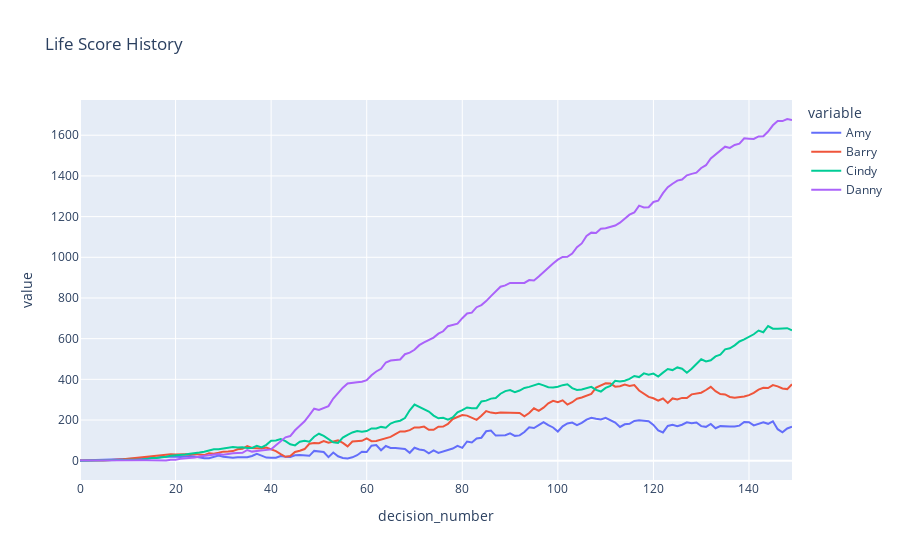

Notebook code for this chart:
### Code cell
import numpy as np
import pandas as pd
import plotly.express as px


class Person:
    def __init__(self, name: str, foresight: int):
        self.name = name
        self.current_life_score = 0
        self.foresight = foresight

    def initialise_credit_bank(self, n_credits: int, delay: int):
        self.credit_bank = {
            f"credit_{i + 1}": [0] * delay * (i + 1) for i in range(n_credits)
        }

    def calc_new_life_score(
        self, decision_number: int, choice_array: np.ndarray
    ) -> float:
        # Get the row index of the highest sum of values in the choice array up to the person's "foresight" index
        highest_value_index = np.argmax(
            np.sum(choice_array[:, : self.foresight], axis=1)
        )

        # Extract this row from the choice array
        highest_value_row = choice_array[highest_value_index, :]

        # Add the first value of this row to the person's life score
        self.current_life_score += highest_value_row[0]

        # Update the person's credit bank with other values from this row
        for credit_number, credit_list in self.credit_bank.items():
            credit_number_int = int(credit_number.split("_")[-1])  # <-- use as index
            credit_list.append(highest_value_row[credit_number_int])

        # Add credit to person's life score
        for credit_number, credit_list in self.credit_bank.items():
            self.current_life_score += credit_list[decision_number]

        return self.current_life_score


class LifeSimulation:
    def __init__(
        self,
        people: list[Person],
        alpha: float,
        n_choices: int,
        n_credits: int,
        delay: int,
    ):
        self.people = people
        self.alpha = alpha
        self.n_choices = n_choices
        self.n_credits = n_credits
        self.delay = delay

    def scale_credit_scores(self, credit_scores: np.ndarray) -> np.ndarray:
        indices = np.arange(len(credit_scores))
        return credit_scores * np.exp(self.alpha * indices)

    def add_person(self, person: Person):
        self.people.append(person)

    def get_people(self) -> list[Person]:
        return self.people

    def get_person_by_name(self, name: str) -> Person | None:
        for person in self.people:
            if person.name == name:
                return person
        return None

    def get_number_of_people(self) -> int:
        return len(self.people)

    def generate_choice_array(self, n_choices: int, n_credits: int) -> np.ndarray:
        choice_list = []
        for i in range(n_choices):
            choice_list.append(
                self.scale_credit_scores(
                    np.random.uniform(low=-1.0, high=1.0, size=(n_credits + 1,))
                )
            )
        return np.array(choice_list)

    def simlulate_life(self, number_of_decisions: int):
        life_score_history = {"decision_number": list[int](range(number_of_decisions))}
        for person in self.people:
            person.initialise_credit_bank(self.n_credits, self.delay)
            life_score_history[person.name] = []
            for decision_number in range(number_of_decisions):
                choice_array = self.generate_choice_array(
                    self.n_choices, self.n_credits
                )
                # print(choice_array)
                person.calc_new_life_score(decision_number, choice_array)
                life_score_history[person.name].append(person.current_life_score)
        return pd.DataFrame(life_score_history)


def main():
    # Define people
    people = [
        Person("Amy", 1),
        Person("Barry", 3),
        Person("Cindy", 5),
        Person("Danny", 9),
    ]

    # Define simulation configuration
    alpha = 0.3
    n_choices = 10
    n_credits = 9
    delay = 5
    number_of_decisions = 150

    # Run simulation
    simulation = LifeSimulation(people, alpha, n_choices, n_credits, delay)
    life_score_history_df = simulation.simlulate_life(number_of_decisions)
    print(life_score_history_df)

    fig = px.line(
        life_score_history_df,
        x="decision_number",
        y=life_score_history_df.columns,
        title="Life Score History",
    )
    fig.show()


if __name__ == "__main__":
    main()

### Figure 1 — Plotly figure (JSON) as saved in the notebook; plotly's stock layout.template omitted (floating-point values rounded to 4 significant figures; data arrays with more than 128 entries replaced by an {"elided": "..."} marker saying what was removed)
{"data": [{"hovertemplate": "variable=Amy<br>decision_number=%{x}<br>value=%{y}<extra></extra>", "legendgroup": "Amy", "line": {"color": "#636efa", "dash": "solid"}, "marker": {"symbol": "circle"}, "mode": "lines", "name": "Amy", "orientation": "v", "showlegend": true, "type": "scatter", "x": {"elided": "150 int values"}, "xaxis": "x", "y": {"elided": "150 float values"}, "yaxis": "y"}, {"hovertemplate": "variable=Barry<br>decision_number=%{x}<br>value=%{y}<extra></extra>", "legendgroup": "Barry", "line": {"color": "#EF553B", "dash": "solid"}, "marker": {"symbol": "circle"}, "mode": "lines", "name": "Barry", "orientation": "v", "showlegend": true, "type": "scatter", "x": {"elided": "150 int values"}, "xaxis": "x", "y": {"elided": "150 float values"}, "yaxis": "y"}, {"hovertemplate": "variable=Cindy<br>decision_number=%{x}<br>value=%{y}<extra></extra>", "legendgroup": "Cindy", "line": {"color": "#00cc96", "dash": "solid"}, "marker": {"symbol": "circle"}, "mode": "lines", "name": "Cindy", "orientation": "v", "showlegend": true, "type": "scatter", "x": {"elided": "150 int values"}, "xaxis": "x", "y": {"elided": "150 float values"}, "yaxis": "y"}, {"hovertemplate": "variable=Danny<br>decision_number=%{x}<br>value=%{y}<extra></extra>", "legendgroup": "Danny", "line": {"color": "#ab63fa", "dash": "solid"}, "marker": {"symbol": "circle"}, "mode": "lines", "name": "Danny", "orientation": "v", "showlegend": true, "type": "scatter", "x": {"elided": "150 int values"}, "xaxis": "x", "y": {"elided": "150 float values"}, "yaxis": "y"}], "layout": {"legend": {"title": {"text": "variable"}, "tracegroupgap": 0}, "title": {"text": "Life Score History"}, "xaxis": {"anchor": "y", "domain": [0, 1], "title": {"text": "decision_number"}}, "yaxis": {"anchor": "x", "domain": [0, 1], "title": {"text": "value"}}}}
